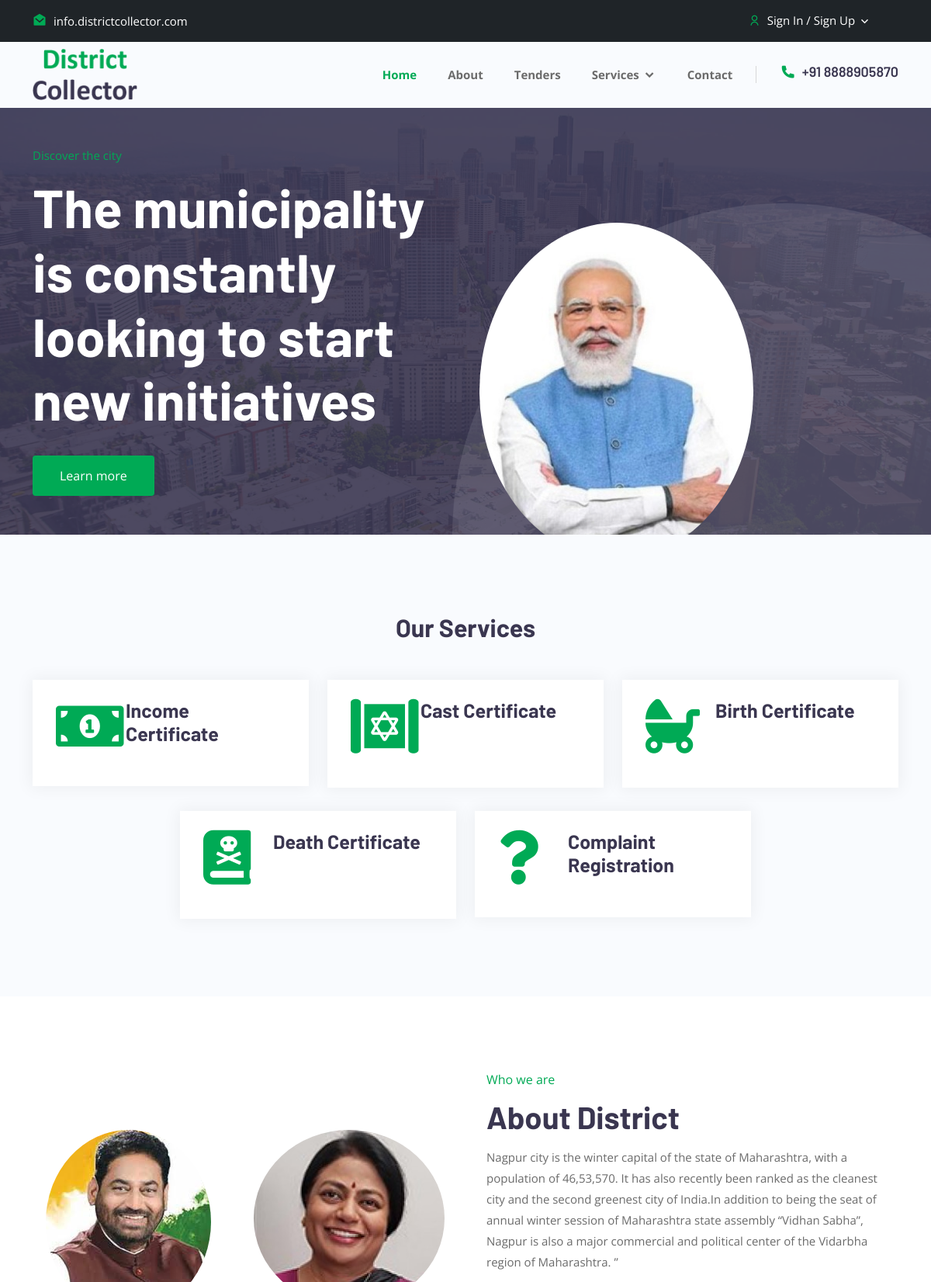
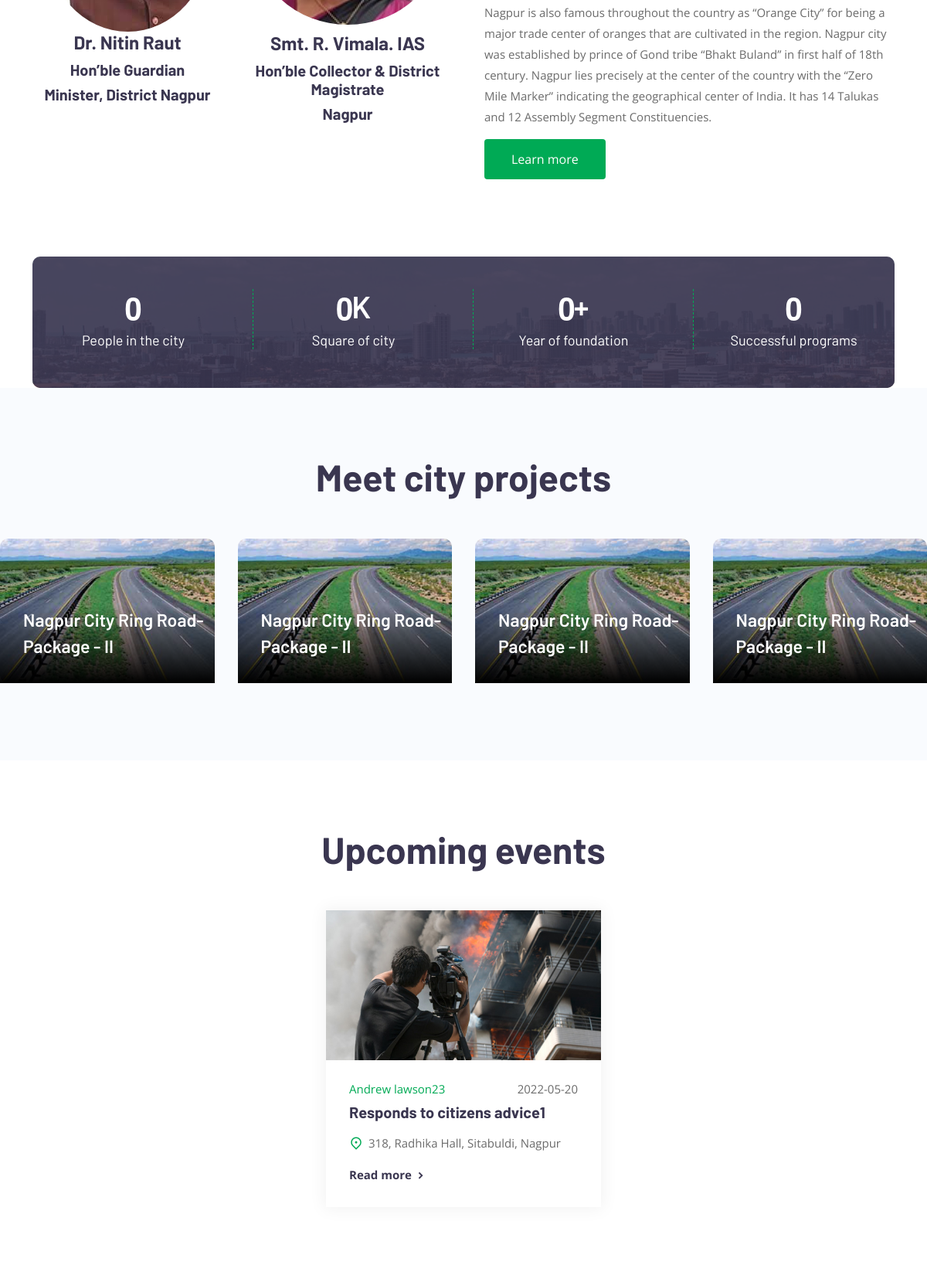
The page / (upper part) on the database its author committed (2 pictures, top to bottom).
### tables this page shows
CREATE TABLE `tbl_tender` (
  `id` int(255) NOT NULL,
  `title` varchar(500) NOT NULL,
  `images` varchar(500) NOT NULL,
  `headings` varchar(500) NOT NULL,
  `description` text NOT NULL
);

CREATE TABLE `tbl_events` (
  `id` int(255) NOT NULL,
  `title` varchar(500) NOT NULL,
  `images` varchar(500) NOT NULL,
  `edate` date NOT NULL,
  `address` varchar(500) NOT NULL,
  `puser` varchar(500) NOT NULL,
  `shortdesc` varchar(500) NOT NULL,
  `longdesc` text NOT NULL
);

### index.php (the view, shortened to what this page needs)
<?php
require('connection.php');
?>
<!doctype html>
<html>
	<head>
		<link rel="stylesheet" href="assets/css/bootstrap.min.css">
		<link rel="stylesheet" href="assets/css/owl.theme.default.min.css">
		<link rel="stylesheet" href="assets/css/owl.carousel.min.css">
		<link rel="stylesheet" href="assets/css/remixicon.css">
		<link rel="stylesheet" href="assets/css/flaticon.css">
		<link rel="stylesheet" href="assets/css/meanmenu.min.css">
		<link rel="stylesheet" href="assets/css/animate.min.css">
		<link rel="stylesheet" href="assets/css/magnific-popup.min.css">
		<link rel="stylesheet" href="assets/css/odometer.min.css">
		<link rel="stylesheet" href="assets/css/date-picker.min.css">
		<link rel="stylesheet" href="assets/css/style.css">
		<link rel="stylesheet" href="assets/css/responsive.css">
		<link rel="stylesheet" type="text/css" href="https://cdnjs.cloudflare.com/ajax/libs/font-awesome/5.15.3/css/all.min.css">
    <link rel="stylesheet" type="text/css" href="https://cdnjs.cloudflare.com/ajax/libs/font-awesome/5.15.3/css/brands.min.css">
    <link rel="stylesheet" type="text/css" href="https://cdnjs.cloudflare.com/ajax/libs/font-awesome/5.15.3/css/fontawesome.min.css">
    </head>
    <body>
		<header class="header-area">
			<div class="top-header">
				<div class="container">
					<div class="row align-items-center">
						<div class="col-lg-6 col-md-6">
							<ul class="header-left-content">
								<li>
									<a href="https://templates.envytheme.com/cdn-cgi/l/email-protection#5e373038311e2937353730703d3133">
										<i class="ri-mail-open-fill"></i>
										<span class="__cf_email__" >info.districtcollector.com</span>
									</a>
								</li>
							</ul>
						</div>
						<div class="col-lg-6 col-md-6">
							<div class="header-right-content">
										<?php
											if($_SESSION['USER_LOGIN']){?>
											<ul class="my-account">
											<li>
												<a href="#" class="dropdown-control">
													<i class="ri-user-line"></i>
													My account
													<i class="ri-arrow-down-s-line"></i>
												</a>
											<ul class="my-account-link">
												<li>
													<a href="documents.php">
														My Documents
													</a>
												</li>
												<li>
													<a href="mycomplaints.php">
														My Complaints
													</a>
												</li>
												<li>
													<a href="changepassword.php">
														Change Password
													</a>
												</li>
												<li>
													<a href="logout.php">
														Logout
													</a>
												</li>
											</ul>
											</li>
										</ul>
										<?php }else{
										?>
										<ul class="my-account">
									<li>
										<a href="#" class="dropdown-control">
											<i class="ri-user-line"></i>
											Sign In / Sign Up
											<i class="ri-arrow-down-s-line"></i>
										</a>
										</li>
										</ul>
										<?php }
										?>
							</div>
						</div>
					</div>
				</div>
			</div>
			<div class="navbar-area">
                <div class="desktop-nav">
                    <div class="container">
                        <nav class="navbar navbar-expand-md navbar-light">
                            <a class="navbar-brand" href="index.html">
                                <img src="assets/images/logo.png" alt="logo">
                            </a>
                            <div class="collapse navbar-collapse mean-menu" id="navbarSupportedContent">
                                <ul class="navbar-nav">
									<li class="nav-item">
										<a href="index.php" class="nav-link active">
											Home
										</a>
									</li>
									<li class="nav-item">
										<a href="about.php" class="nav-link">About</a>
									</li>
									<li class="nav-item">
										<a href="projects.php" class="nav-link ">
											Tenders
										</a>
									</li>
									<li class="nav-item">
										<a href="#" class="nav-link">
											Services
											<i class="ri-arrow-down-s-line"></i>
										</a>
									</li>
                                    <li class="nav-item">
										<a href="contact.php" class="nav-link">Contact</a>
									</li>
                                </ul>
                                <div class="others-options">
									<ul>
										<li>
											<a href="tel:+1-(514)-312-5678" class="call">
												<i class="ri-phone-fill"></i>
												+91 8888905870
											</a>
										</li>
									</ul>
                                </div>
                            </div>
                        </nav>
                    </div>
				</div>
            </div>
		</header>
		<section class="banner-area banner-area-style-three">
			<div class="d-table">
				<div class="d-table-cell">
					<div class="container-fluid">
						<div class="row align-items-center">
							<div class="col-lg-6">
								<div class="banner-content">
									<span class="top-title">Discover the city</span>
									<h1>The municipality is constantly looking to start new initiatives</h1>
									<div class="slider-btn">
										<a href="about.php" class="default-btn">
											Learn more
										</a>
									</div>
								</div>
							</div>
							<div class="col-lg-6 pr-0">
								<div class="banner-img">
									<div class="shape banner-shape-3">
										<img src="assets/images/banner/banner-shape-3.png" alt="">
									</div>
								</div>
							</div>
						</div>
					</div>
				</div>
			</div>
		</section>
		<section class="services-area services-area-style-three bg-color pt-100 pb-70">
			<div class="container">
				<div class="row justify-content-center">
					<h2 class="text-center mb-5">Our Services</h2>
					<div class="col-lg-4 col-md-6">
						<div class="single-services-box">
							<span class="fas fa-money-bill-alt"></span>
							<h3>
								<a href="income.php">
									Income Certificate
								</a>
							</h3>
							<p class="pb-3"></p>
						</div>
					</div>
					<div class="col-lg-4 col-md-6">
						<div class="single-services-box">
							<span class="fas fa-torah"></span>
							<h3>
								<a href="cast.php">
									Cast Certificate
								</a>
							</h3>
							<p class="pb-5"></p>
						</div>
					</div>
					<div class="col-lg-4 col-md-6">
						<div class="single-services-box">
							<span class="fas fa-baby-carriage"></span>
							<h3>
								<a href="birth.php">
									Birth Certificate
								</a>
							</h3>
							<p class="pb-5"></p>
						</div>
					</div>
					<div class="col-lg-4 col-md-6">
						<div class="single-services-box">
							<span class="fas fa-book-dead"></span>
							<h3>
								<a href="death.php">
								Death Certificate
								</a>
							</h3>
							<p class="pb-5"></p>
						</div>
					</div>
					<div class="col-lg-4 col-md-6">
						<div class="single-services-box">
							<span class="fas fa-question"></span>
							<h3>
								<a href="complaint.php">
									Complaint Registration
								</a>
							</h3>
							<p class="pb-3"></p>
						</div>
					</div>
				</div>
			</div>
		</section>
		<section class="who-we-are-area pt-100 pb-70">
			<div class="container">
				<div class="row align-items-center">
					<div class="col-lg-6">
						<div class="row">
							<div class="col-lg-6">
								<div class="who-we-are-img who-we-are-img-3 pr-15 text-center">
									<img src="assets/images/collector1.jpg" alt="Image">
									<h4>Dr. Nitin Raut</h4>
									<h5>Hon’ble Guardian</h5>
									<h5>Minister, District Nagpur</h5>
								</div>
							</div>
							<div class="col-lg-6">
								<div class="who-we-are-img who-we-are-img-3 pr-15 text-center">
									<img src="assets/images/collector2.jpeg" alt="Image">
									<h4 style="margin-top:10px">Smt. R. Vimala. IAS</h4>
									<h5>Hon’ble Collector & District Magistrate </h5>
									<h5>Nagpur</h5>
								</div>
							</div>
						</div>
					</div>
					<div class="col-lg-6">
						<div class="who-we-are-content who-we-are-content-two pl-15">
							<span class="top-title">Who we are</span>
							<h2>About District</h2>
							<p>Nagpur city is the winter capital of the state of Maharashtra, with a population of 46,53,570. It has also recently been ranked as the cleanest city and the second greenest city of India.In addition to being the seat of annual winter session of Maharashtra state assembly “Vidhan Sabha”,  Nagpur is also a major commercial and political center of the Vidarbha region of Maharashtra. ”</p>
							<p>Nagpur is also famous throughout the country as “Orange City” for being a major trade center of oranges that are cultivated in the region. Nagpur city was established by prince of Gond tribe “Bhakt Buland” in first half of 18th century. Nagpur lies precisely at the center of the country with the “Zero Mile Marker” indicating the geographical center of India. It has 14 Talukas and 12 Assembly Segment Constituencies.</p>
							<a href="about.php" class="default-btn">
								Learn more
							</a>
						</div>
					</div>
				</div>
			</div>
		</section>
		<section class="counter-area">
			<div class="container">
				<div class="counter-bg">
					<div class="row">
						<div class="col-lg-3 col-sm-6">
							<div class="single-counter">
								<div class="count-title">
									<h2>
										<span class="odometer" data-count="46,53,570">00</span>
									</h2>
									<h4>People in the city</h4>
								</div>
							</div>
						</div>
						<div class="col-lg-3 col-sm-6">
							<div class="single-counter">
								<div class="count-title">
									<h2>
										<span class="odometer" data-count="22">00</span>
										<span class="target">K</span>
									</h2>
									<h4>Square of city</h4>
								</div>
							</div>
						</div>
						<div class="col-lg-3 col-sm-6">
							<div class="single-counter">
								<div class="count-title">
									<h2>
										<span class="odometer" data-count="400">00</span>
										<span class="target">+</span>
									</h2>
									<h4>Year of foundation</h4>
								</div>
							</div>
						</div>
						<div class="col-lg-3 col-sm-6">
							<div class="single-counter">
								<div class="count-title">
									<h2>
										<span class="odometer" data-count="875">00</span>
									</h2>
									<h4>Successful programs</h4>
								</div>
							</div>
						</div>
					</div>
				</div>
			</div>
		</section>
		<section class="project-area bg-color pt-100 pb-70">
			<div class="container-fluid p-0">
				<div class="section-title">
					<h2>Meet city projects</h2>
				</div>
				<div class="project-slider owl-carousel owl-theme">
				<?php
					$sql = "SELECT * FROM tbl_tender order by id desc";
					$res = mysqli_query($con,$sql);
                    while($row = mysqli_fetch_assoc($res)) {?>
					<div class="single-project">
						<img src="tenders/<?php echo $row['images']?>" alt="Image">
						<div class="project-content">
							<a href="project-details.php?id=<?php echo $row['id']?>"><?php echo $row['title']?></a>
						</div>
					</div>
					<?php }?>
				</div>
			</div>
		</section>
		<section class="events-area pt-100 pb-70">
			<div class="container">
				<div class="section-title">
					<h2>Upcoming events</h2>
				</div>
				<div class="row justify-content-center">
					<?php
					$sql = "SELECT * FROM tbl_events order by id desc";
					$res = mysqli_query($con,$sql);
                    while($row = mysqli_fetch_assoc($res)) {?>
					<div class="col-lg-4 col-md-6">
						<div class="single-event-box ">
							<a href="event-details.html">
								<img src="events/<?php echo $row['images']?>" alt="Images">
							</a>
							<div class="event-content">
								<ul>
									<li>
									<?php echo $row['puser']?>
										<span><?php echo $row['edate']?> </span>
									</li>
								</ul>
								<h3>
									<a href="event-details.php?id=<?php echo $row['id']?>">
									<?php echo $row['title']?>
									</a>
								</h3>
								<p><i class="ri-map-pin-2-line"></i> <?php echo $row['address']?></p>
								<a href="event-details.php?id=<?php echo $row['id']?>" class="read-more">
									Read more
									<i class="ri-arrow-right-s-line"></i>
								</a>
							</div>
						</div>
					</div>
					<?php }?>
				</div>
			</div>
		</section>
    </body>
</html>

### assets/css/responsive.css (style rules this page uses)
@media only screen and (min-width: 1200px) and (max-width: 1299px) { .banner-area .container-fluid { max-width: 1140px; } }
@media only screen and (min-width: 1200px) and (max-width: 1299px) { .banner-area.banner-area.banner-area-style-three .banner-content { max-width: 552px; margin-left: auto; } }

### rows shown on the page
tbl_tender: images (picture), title "Nagpur City Ring Road-Package - II"
tbl_events: images (picture), puser "Andrew lawson23", edate "2022-05-20", title "Responds to citizens advice1", address "318, Radhika Hall, Sitabuldi, Nagpur"
